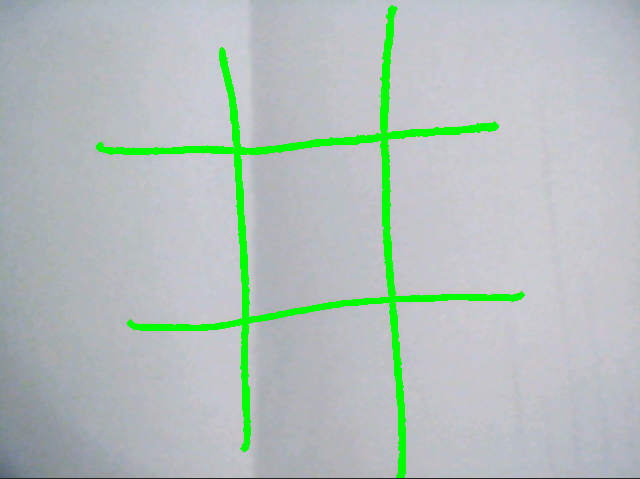
#> input picture gabarito.png, 640 x 479 px
$ python CenterBox.py
#> lines starting #> are read from the running program, lines starting #| are printed output that depends on the picture; after the words box and inside, x2 and y2 are one past the last pixel; in counts of white or black regions, pixels touching at a corner belong together
#> further down, img is the input picture: shape (479, 640, 3); mean B, G, R 187.4, 191.6, 179.1
import cv2
import numpy as np

def process(img):
     img_gray = cv2.cvtColor(img, cv2.COLOR_BGR2GRAY)
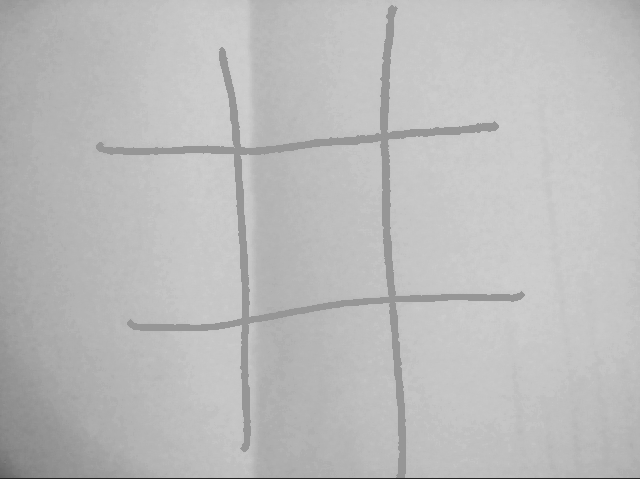
#> img_gray: shape (479, 640); min 35, max 208, mean 187.4
     img_blur = cv2.GaussianBlur(img_gray, (5, 5), 0)
     img_canny = cv2.Canny(img_blur, 0, 100)
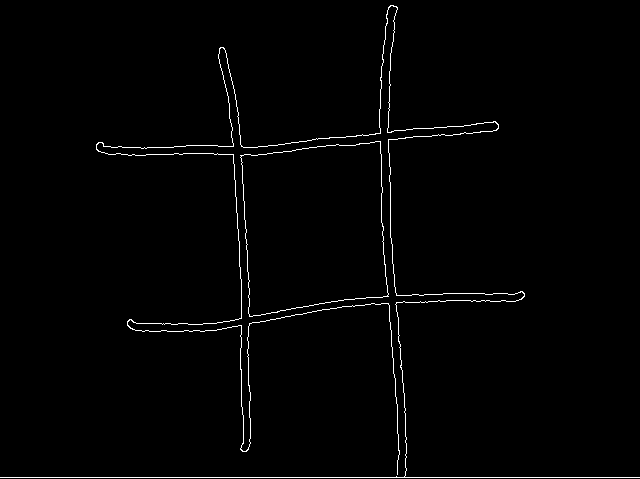
#> img_canny: shape (479, 640); 1.3% white in thin lines or dots
     kernel = np.ones((2, 2))
     img_dilate = cv2.dilate(img_canny, kernel, iterations=8)
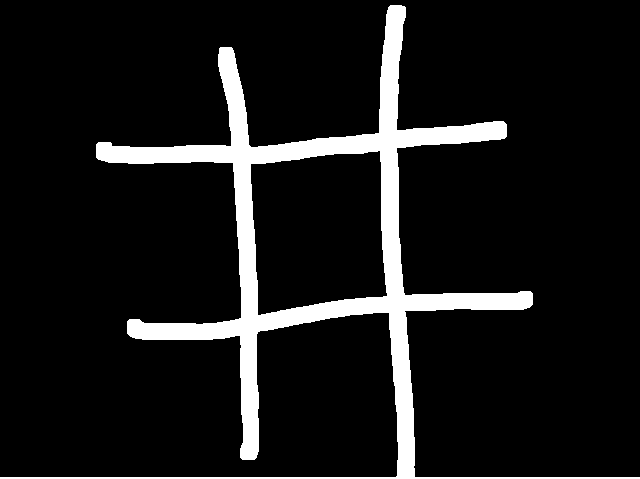
#> img_dilate: shape (479, 640); 9.7% white; 1 white region, box (x1, y1, x2, y2) and area: (0, 5, 640, 479) 29779
     return cv2.erode(img_dilate, kernel, iterations=2)
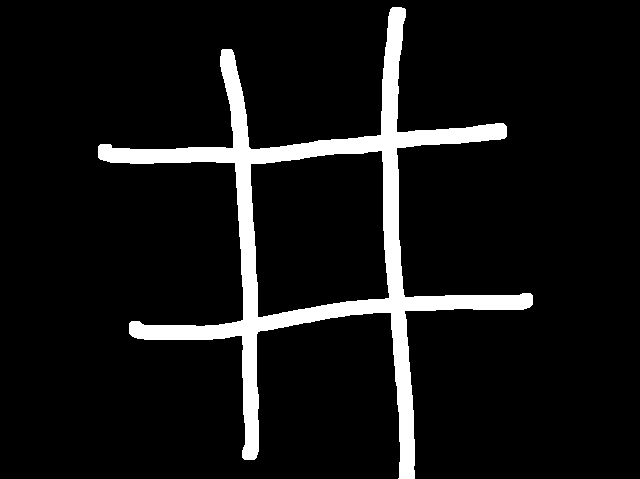
#> returned value: shape (479, 640); 8.2% white; 1 white region

def convex_hull(cnt):
     peri = cv2.arcLength(cnt, True)
     approx = cv2.approxPolyDP(cnt, peri * 0.02, True)
     return cv2.convexHull(approx).squeeze()

def centers(inner, outer):
     c = inner[..., 0].argsort()
     top_lef2, top_rit2 = sorted(inner[c][:2], key=list)
     bot_lef2, bot_rit2 = sorted(inner[c][-2:], key=list)
     c1 = outer[..., 0].argsort()
     c2 = outer[..., 1].argsort()
     top_lef, top_rit = sorted(outer[c1][:2], key=list)
     bot_lef, bot_rit = sorted(outer[c1][-2:], key=list)
     lef_top, lef_bot = sorted(outer[c2][:2], key=list)
     rit_top, rit_bot = sorted(outer[c2][-2:], key=list)
     yield inner.mean(0)
     yield np.mean([top_lef, top_rit, top_lef2, top_rit2], 0)
     yield np.mean([bot_lef, bot_rit, bot_lef2, bot_rit2], 0)
     yield np.mean([lef_top, lef_bot, top_lef2, bot_lef2], 0)
     yield np.mean([rit_top, rit_bot, top_rit2, bot_rit2], 0)
     yield np.mean([top_lef, lef_top], 0)
     yield np.mean([bot_lef, lef_bot], 0)
     yield np.mean([top_rit, rit_top], 0)
     yield np.mean([bot_rit, rit_bot], 0)

img = cv2.imread("gabarito.png")
contours, _ = cv2.findContours(process(img), cv2.RETR_LIST, cv2.CHAIN_APPROX_NONE)
#> contours = 2 contours; box (x1, y1, x2, y2) and area: (98, 7, 533, 479) 43038, (250, 150, 390, 318) 19625
# cv2.imshow("cout", contours)
# cv2.imwrite("counters.png", contours)
inner, outer = sorted(map(convex_hull, contours), key=len)
#> in convex_hull, `peri = cv2.arcLength(cnt, True)`: peri = 582.7
#> in convex_hull, `approx = cv2.approxPolyDP(cnt, peri * 0.02, True)`: approx = [[381, 150], [389, 297], [258, 317], [250, 164]]
#> inner = [[381, 150], [389, 297], [258, 317], [250, 164]]; outer = [[506, 136], [532, 304], [414, 478], [244, 459], [129, 333], [98, 146], [222, 49], [404, 8]]


for x, y in centers(inner, outer):
    print(f"X: {x}; X: {y}")
    cv2.circle(img, (int(x), int(y)), 5, (0, 0, 255), -1)
#> this loop made 9 passes
#> (x, y) on passes 1 to 9: (319.5, 232), (183.8, 240), (452, 221.8), (314.2, 92.75), (326.2, 387.8), (160, 97.5), (455, 72), (186.5, 396), (473, 391)
#| X: 319.5; X: 232.0
#| X: 183.75; X: 240.0
#| X: 452.0; X: 221.75
#| X: 314.25; X: 92.75
#| X: 326.25; X: 387.75
#| X: 160.0; X: 97.5
#| X: 455.0; X: 72.0
#| X: 186.5; X: 396.0
#> (further printed lines are left out)
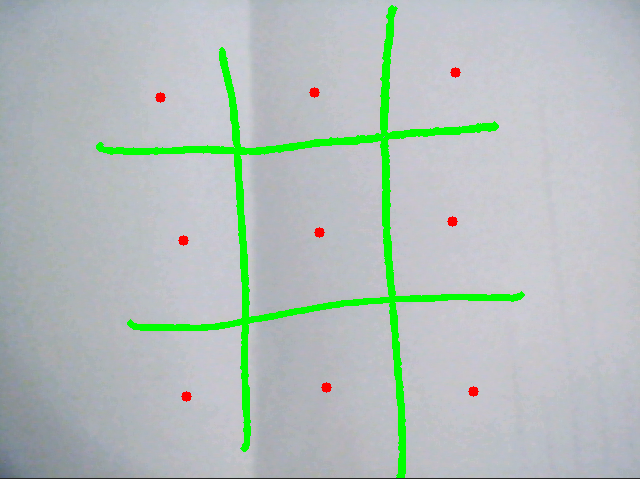
#> img: shape (479, 640, 3); 0.24% of pixels changed, all inside (x1, y1, x2, y2) = (155, 67, 479, 402)
# cv2.imshow("result", img)
# cv2.waitKey(0)

$ run again, with flu.png copied over gabarito.png
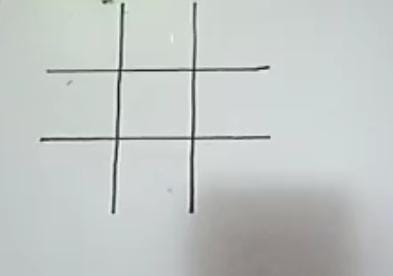
#> input picture flu.png, 393 x 276 px
#> img is the input picture: shape (276, 393, 3); mean B, G, R 197.2, 199, 194.1
#> in process, `img_canny = cv2.Canny(img_blur, 0, 100)`:
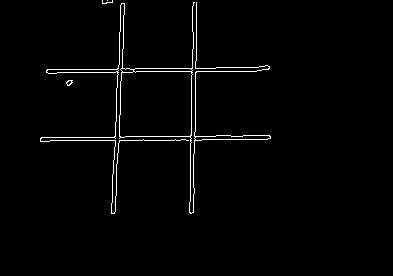
#> img_canny: shape (276, 393); 1.6% white in thin lines or dots, all inside (x1, y1, x2, y2) = (40, 0, 271, 214)
#> img_dilate: shape (276, 393); 10.4% white; 1 white region, box (x1, y1, x2, y2) and area: (40, 0, 279, 222) 11322
#> contours = 2 contours; box (x1, y1, x2, y2) and area: (42, 0, 279, 222) 12478, (127, 79, 194, 139) 3823
#> peri = 245.3
#> approx = [[129, 81], [192, 79], [193, 136], [128, 138]]
#> outer = [[195, 4], [277, 68], [278, 146], [199, 221], [122, 221], [42, 149], [48, 80], [104, 0]]
#> the loop `for x, y in centers(inner, outer):` made 9 passes
#> (x, y) on passes 1 to 8: (160.5, 108.5), (86.75, 112), (235, 107.2), (154.8, 55.25), (160.8, 164.8), (73, 74.5), (236, 36), (85, 150.5)
#> (printed output is left out)
#> after the loop `for x, y in centers(inner, outer):`:
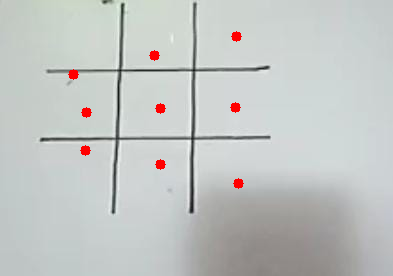
#> img: shape (276, 393, 3); 0.67% of pixels changed, all inside (x1, y1, x2, y2) = (68, 31, 244, 189)
